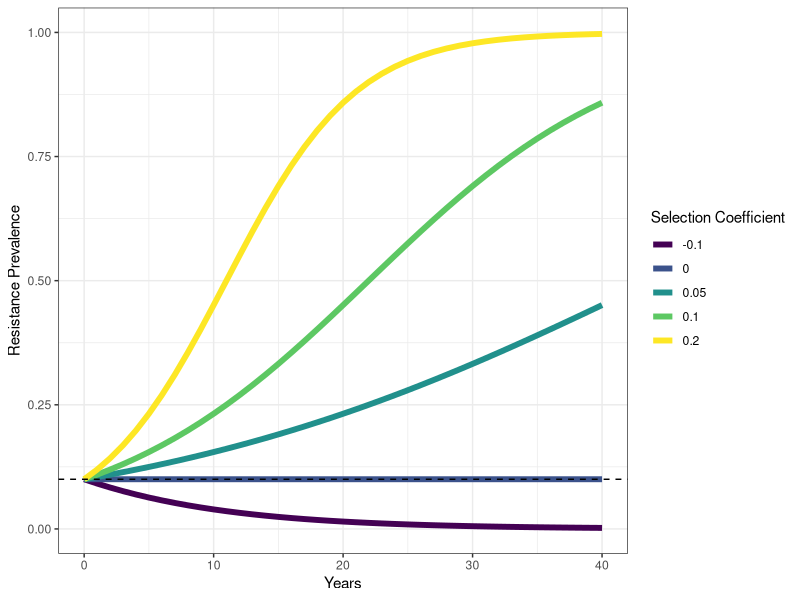

This figure's R source:
f1 <- 0.1
t <- seq(0,40,1)
s_values <- c(-0.1, 0, 0.05, 0.1, 0.2)

library(tidyverse)
dat <- expand.grid(t = t, s = s_values)
dat <- dat %>% mutate(f = (exp(t * s) * (f1 / (1 - f1))) / (1 + exp(t * s) * (f1 / (1 - f1))))

dat %>% ggplot(aes(t, f, color = as.factor(s), group = s)) + geom_line(lwd = 2) + ylab("Resistance Prevalence") + xlab("Years") + ylim(c(0,1)) +
  geom_hline(yintercept = 0.1, linetype = "dashed") +
  scale_color_viridis_d("Selection Coefficient") +
  theme_bw()
